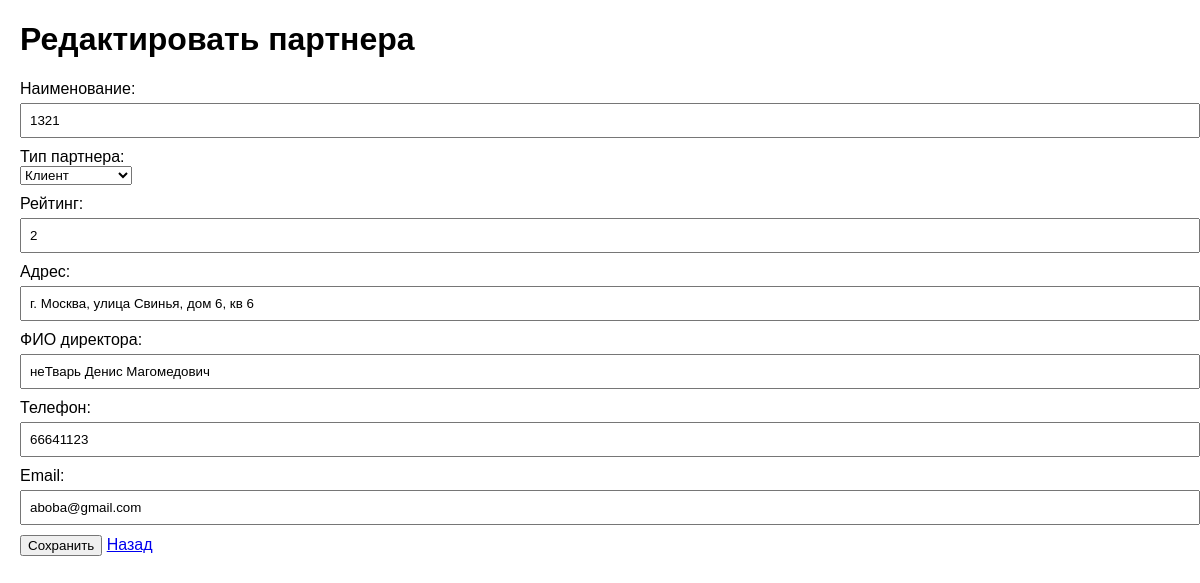
Page /edit_partner_form/2 on the committed database.
### tables this page shows
CREATE TABLE Partners (
    PartnerID INTEGER PRIMARY KEY AUTOINCREMENT,
    Name TEXT NOT NULL,
    Type TEXT NOT NULL DEFAULT 'РљР»РёРµРЅС‚',
    Rating INTEGER NOT NULL DEFAULT 0 CHECK (Rating >= 0),
    Address TEXT,
    DirectorName TEXT,
    Phone TEXT,
    Email TEXT,
    RegistrationDate DATE
);

### app.py (the view, shortened to what this page needs)
@app.route('/edit_partner_form/<int:partner_id>', methods=['GET', 'POST'])
def edit_partner_form(partner_id):
    conn = get_db_connection()
    partner = conn.execute('SELECT * FROM Partners WHERE PartnerID = ?', (partner_id,)).fetchone()
    conn.close()
    return render_template('edit_partner_form.html', partner=partner)

### app.py (called while the page is built)
def get_db_connection():
    conn = sqlite3.connect('database.db')
    conn.row_factory = sqlite3.Row
    return conn

### templates/edit_partner_form.html (shortened to what this page needs)
<!DOCTYPE html>
<html lang="en">
<head>
    <link rel="stylesheet" href="{{ url_for('static', filename='styles.css') }}">
</head>
<body>
    <h1>Редактировать партнера</h1>
    <form action="{{ url_for('edit_partner_form', partner_id=partner['PartnerID']) }}" method="POST">
        <label for="name">Наименование:</label>
        <input type="text" id="name" name="name" value="{{ partner['Name'] }}" required><br>
        <label for="type">Тип партнера:</label>
        <select id="type" name="type" required>
            <option value="Клиент" {% if partner['Type'] == 'Клиент' %}selected{% endif %}>Клиент</option>
        </select><br>
        <label for="rating">Рейтинг:</label>
        <input type="number" id="rating" name="rating" value="{{ partner['Rating'] }}" min="0" required><br>
        <label for="address">Адрес:</label>
        <input type="text" id="address" name="address" value="{{ partner['Address'] }}"><br>
        <label for="director_name">ФИО директора:</label>
        <input type="text" id="director_name" name="director_name" value="{{ partner['DirectorName'] }}"><br>
        <label for="phone">Телефон:</label>
        <input type="text" id="phone" name="phone" value="{{ partner['Phone'] }}"><br>
        <label for="email">Email:</label>
        <input type="email" id="email" name="email" value="{{ partner['Email'] }}"><br>
        <button type="submit">Сохранить</button>
        <a href="{{ url_for('index') }}">Назад</a>
    </form>
</body>
</html>

### static/styles.css (style rules this page uses)
body { font-family: Arial, sans-serif; margin: 20px; }
form { margin-bottom: 20px; }
form label { display: block; margin-top: 10px; }
form input { width: 100%; padding: 8px; margin-top: 5px; }
button { margin-top: 10px; }

### rows in the picture
Partners: name "1321", type "Клиент", rating "2", address "г. Москва, улица Свинья, дом 6, кв 6", director_name "неТварь Денис Магомедович", phone "66641123", email "aboba@gmail.com"
